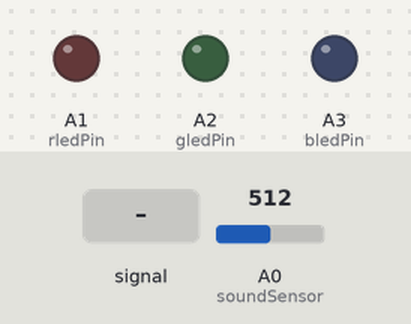
This sketch was run on a simulated Arduino Uno, built with avr-gcc and run on an emulated ATmega328P. On the bench: output pins drawn as LEDs (lit = HIGH). The test bench sets the inputs (shaded band); at power-on: A0 (soundSensor) = 512.

Above: at 1.2 s.
1.3 s: A0 (soundSensor) fed a 200 Hz sine of ±255 counts around its level
At 4.2 s:
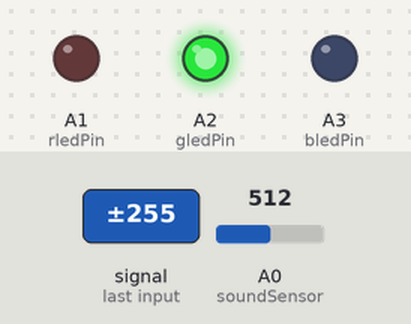
4.3 s: A0 (soundSensor) set to 710
At 4.8 s:
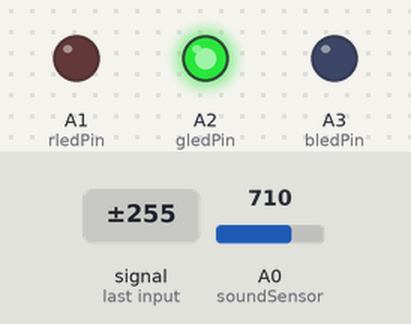
5.8 s: A0 (soundSensor) set to 692
At 6.6 s:
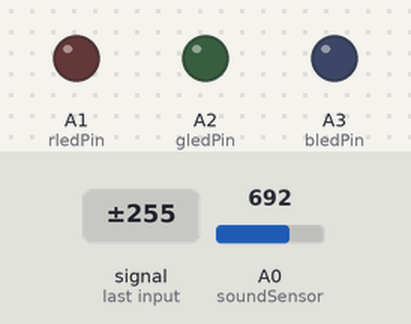
7.5 s: A0 (soundSensor) set to 716
At 8.9 s:
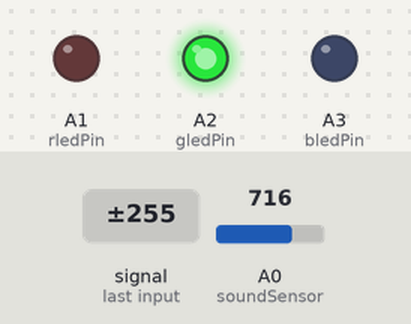
Timing chart, 0 to 10.0 s (numbered marks = the images above; inputs shaded):
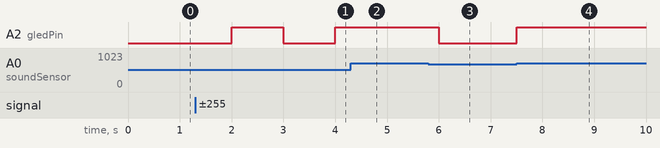

Measured:
- the behaviour switches between 701 and 700 on A0 (soundSensor) (found by bisection; images 2 and 3)
- after the input at 1.3 s, A2 (gledPin): LOW → HIGH after 0.70 s, → LOW 1.0 s later, → HIGH 1.0 s later
- after the input at 4.3 s, A2 (gledPin): stays HIGH (without the input it goes to LOW after 0.20 s)
- after the input at 5.8 s, A2 (gledPin): HIGH → LOW after 0.20 s
- after the input at 7.5 s, A2 (gledPin): LOW → HIGH at once

The sketch:

BMS_Arduino.ino
```cpp
int soundSensor = A0;    // select the input pin for the potentiometer
int rledPin = A1;
int gledPin = A2;
int bledPin = A3;  // select the pin for the LED
int sensorValue = 0;  // variable to store the value coming from the sensor
const long interval = 500;
unsigned long previousMillis = 0;

void setup() {
  // declare the ledPin as an OUTPUT:
  pinMode(rledPin, OUTPUT);
  pinMode(gledPin, OUTPUT);
  pinMode(bledPin, OUTPUT);
  pinMode(soundSensor, INPUT);

}

void loop() {
  // read the value from the sensor:
  sensorValue = analogRead(soundSensor);
  unsigned long currentMillis = millis();

  if (currentMillis - previousMillis >= interval) {
    // save the last time you blinked the LED
    previousMillis = currentMillis;

    if (sensorValue > 700){
      // turn the ledPin on
      analogWrite(rledPin, 51);
      analogWrite(gledPin, 255);
      analogWrite(bledPin, 20);
    }
    else{
      analogWrite(rledPin, 0);
      analogWrite(gledPin, 0);
      analogWrite(bledPin, 0);
    }
  }
}
```
